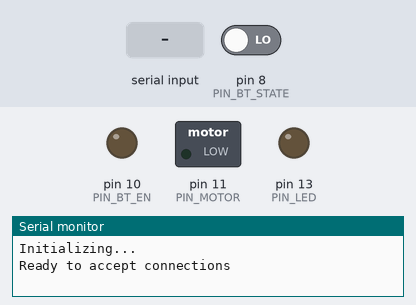
Recording of a program running on a simulated Arduino Pro Mini, built with avr-gcc and run on an emulated ATmega328P. On the bench: switched loads named in the program (green lamp = pin HIGH), output pins drawn as LEDs (lit = HIGH), the last lines printed to the serial monitor. The inputs (shaded band) are chosen by the test bench; at power-on: pin 8 (PIN_BT_STATE) LOW. The modem accepts every AT command (registered, SIM ready, sends succeed) and sends nothing else.

Above: at 1.8 s.
1.9 s: pin 8 (PIN_BT_STATE) driven HIGH
At 2.8 s:
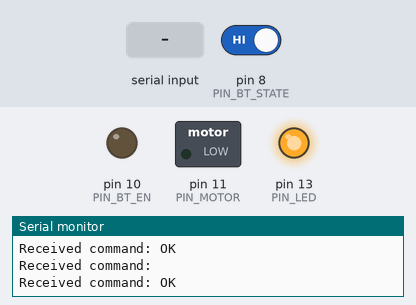
3.6 s: "90,45\n" received over the second serial link
At 4.8 s:
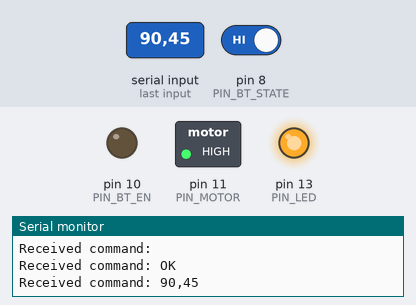
5.1 s: pin 8 (PIN_BT_STATE) driven LOW
At 6.3 s:
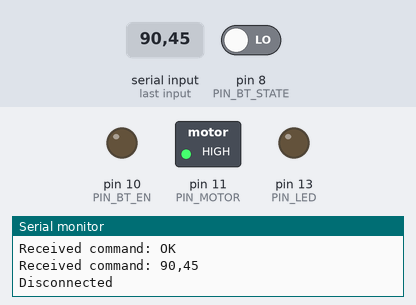
Timing chart, 0 to 8.1 s (numbered marks = the images above; inputs shaded):
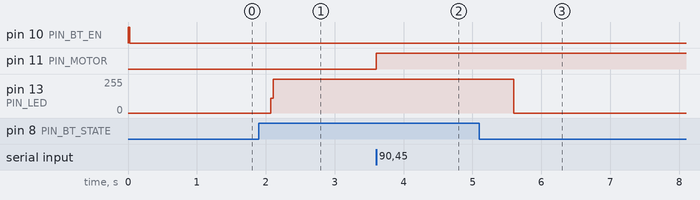

The program:

main.cpp
```cpp
#include <Arduino.h>
#include <SoftwareSerial.h>

#include "hc05.hpp"
#include "pins.hpp"

SoftwareSerial bt(PIN_BT_TX, PIN_BT_RX);

bool is_connected() { return digitalRead(PIN_BT_STATE); }

void set_motor(int level) { analogWrite(PIN_MOTOR, level); }

void setup() {
    Serial.begin(9600);

    Serial.println("Initializing...");

    bt.begin(38400);
    pinMode(PIN_BT_EN, OUTPUT);
    pinMode(PIN_BT_STATE, INPUT);
    pinMode(PIN_LED, OUTPUT);
    pinMode(PIN_MOTOR, OUTPUT);

    set_motor(0);
    digitalWrite(PIN_BT_EN, 0);
    digitalWrite(PIN_LED, 0);

    {
        HC05_ATMode at(&bt, PIN_BT_EN, PIN_BT_STATE);
        delay(10);
        at.set_name("Vibe Check");
        at.set_pin("8763");
        at.set_role(HC05_Role_Slave);
    }

    Serial.println("Ready to accept connections");
}

void loop() {
    while (!is_connected()) {
        delay(500);
    }
    Serial.println("Successfully connected");
    bt.println("READY");

    while (is_connected()) {
        digitalWrite(PIN_LED, 1);
        auto s = bt.readStringUntil('\n');
        digitalWrite(PIN_LED, 0);
        if (s.length() > 0) {
            Serial.print("Received command: ");
            Serial.println(s);
            auto power = int(1023 * constrain(s.toFloat(), 0.0, 1.0));
            set_motor(power);
            bt.println("OK");
        }
    }

    digitalWrite(PIN_LED, 0);
    Serial.println("Disconnected");
}
```

hc05.hpp
```cpp
#include <Arduino.h>

enum HC05_Role { HC05_Role_Slave = 0, HC05_Role_Master = 1 };

/**
 * https://www.teachmemicro.com/hc-05-bluetooth-command-list/
 */
class HC05_ATMode {
    Stream *stream;
    int pin_en;
    int pin_state;

   public:
    HC05_ATMode(Stream *stream, int pin_en, int pin_state);

    void reset();
    void set_role(HC05_Role mode);
    String get_name();
    void set_name(String name);
    String get_pin();
    void set_pin(String pin);

    ~HC05_ATMode();
};
```

hc05.cpp
```cpp
#include "hc05.hpp"

HC05_ATMode::HC05_ATMode(Stream *stream, int pin_en, int pin_state)
    : stream(stream), pin_en(pin_en), pin_state(pin_state) {
    digitalWrite(pin_en, 1);
}

void HC05_ATMode::reset() {}

String HC05_ATMode::get_name() {
    stream->println("AT+NAME?");
    return stream->readStringUntil('\n');
}

void HC05_ATMode::set_name(String name) {
    stream->print("AT+NAME=");
    stream->println(name);
    stream->readStringUntil('\n');
}

String HC05_ATMode::get_pin() {
    stream->println("AT+PSWD?");
    stream->readBytes((char *)nullptr, 6);
    return stream->readStringUntil('\n');
}

void HC05_ATMode::set_pin(String pin) {
    stream->print("AT+PSWD=");
    stream->println(pin);
    stream->readStringUntil('\n');
}

void HC05_ATMode::set_role(HC05_Role role) {
    stream->print("AT+ROLE=");
    stream->println(role);
    stream->readStringUntil('\n');
}

HC05_ATMode::~HC05_ATMode() { digitalWrite(pin_en, 0); }
```

pins.hpp
```cpp
#define PIN_BT_RX 9
#define PIN_BT_TX 7
#define PIN_BT_STATE 8
#define PIN_BT_EN 10
#define PIN_MOTOR 11
#define PIN_LED 13
```

Measured:
- after the input at 1.9 s, pin 13 (PIN_LED): 0/255 → 255/255 after 0.17 s
- after the input at 3.6 s, pin 11 (PIN_MOTOR): LOW → HIGH at once
- after the input at 5.1 s, pin 13 (PIN_LED): 255/255 → 0/255 after 0.50 s
